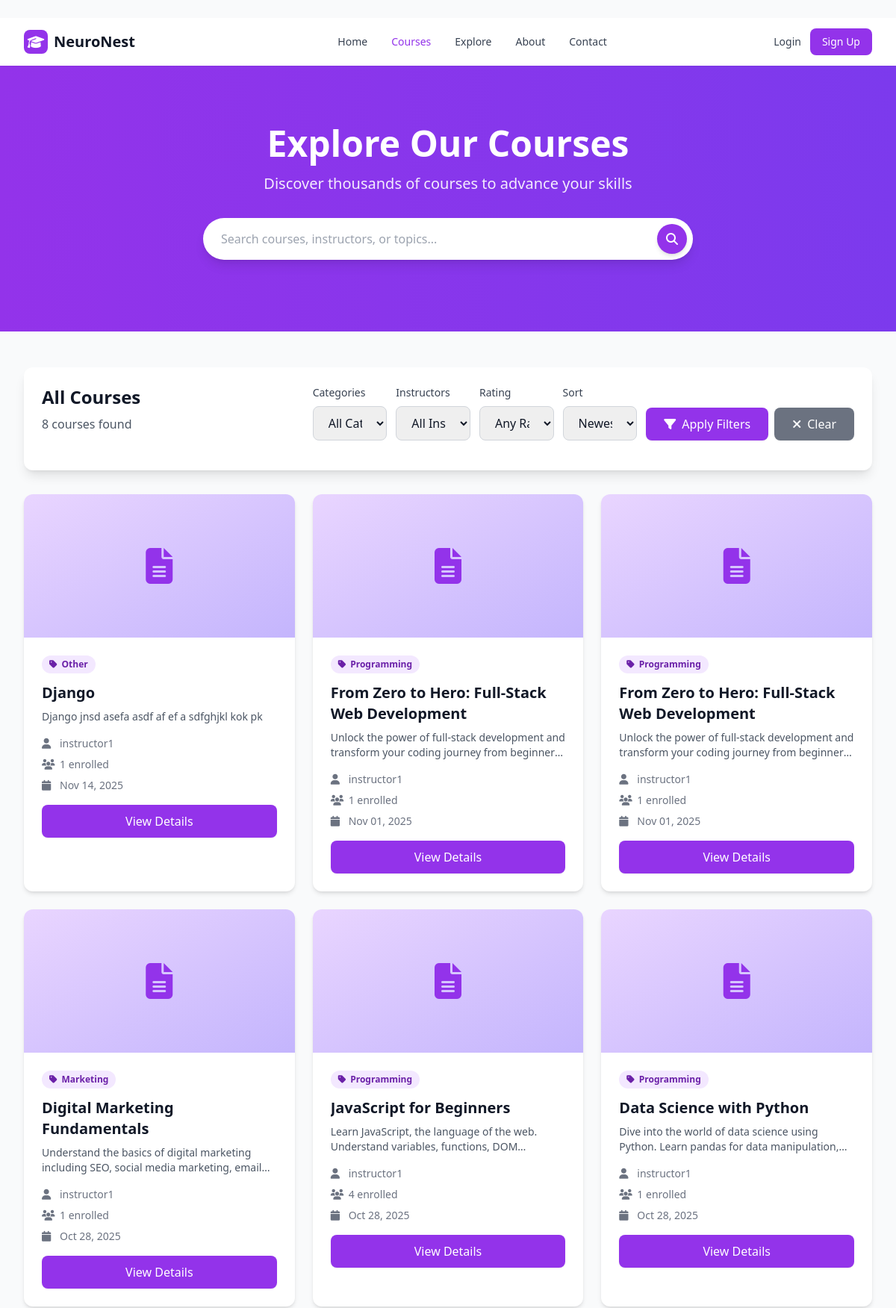
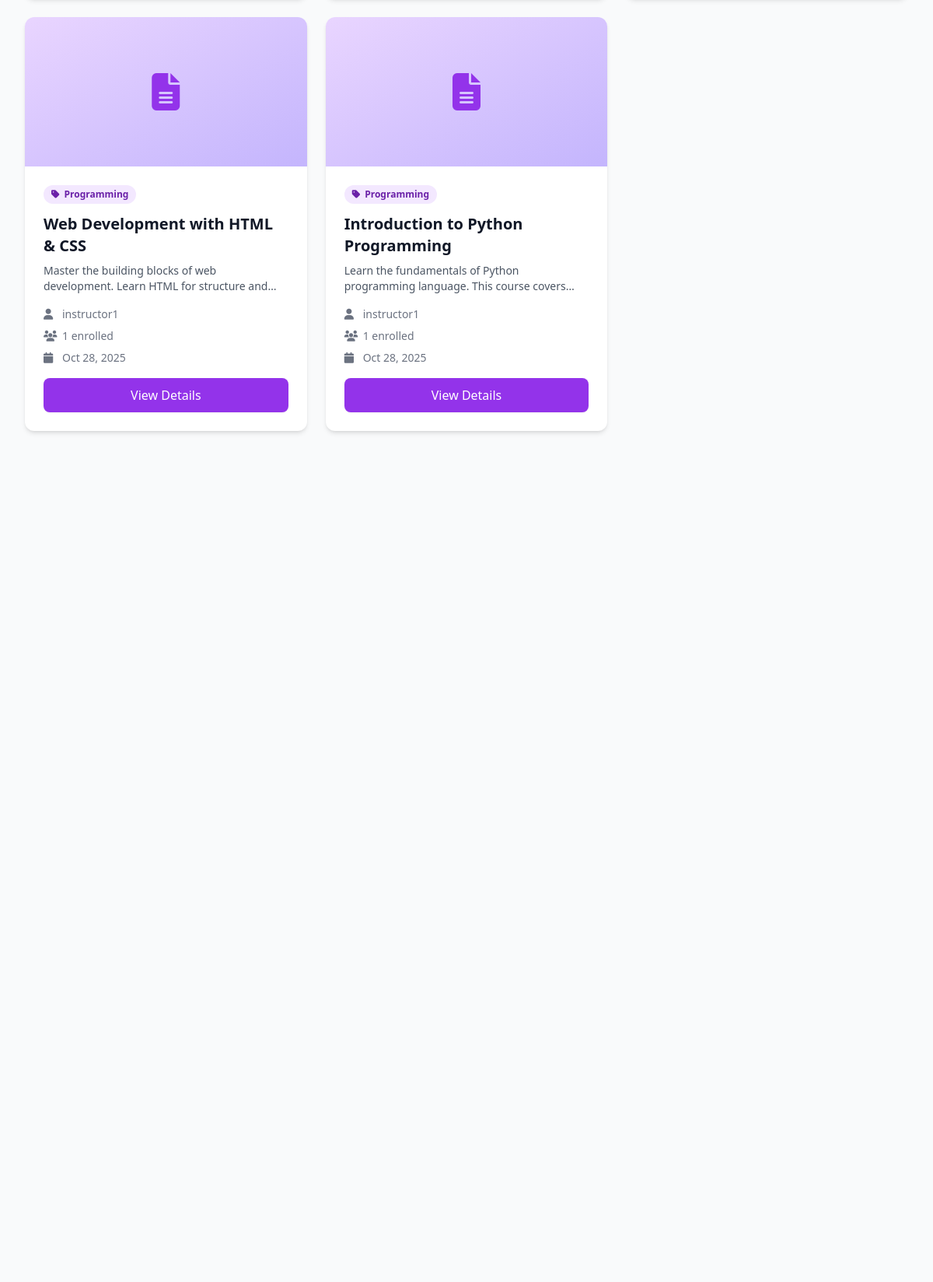
Page /courses/ (upper part) on the committed database (2 pictures, top to bottom).
### courses/models.py (models this page shows, shortened)
class Course(models.Model):
    CATEGORY_CHOICES = [
        ('programming', 'Programming'),
        ('design', 'Design'),
        ('business', 'Business'),
        ('data_science', 'Data Science'),
        ('marketing', 'Marketing'),
        ('photography', 'Photography'),
        ('music', 'Music'),
        ('language', 'Language'),
        ('health', 'Health & Fitness'),
        ('other', 'Other'),
    ]
    title = models.CharField(max_length=200)
    description = models.TextField(blank=True)
    instructor = models.ForeignKey(User, on_delete=models.CASCADE, limit_choices_to={'role': 'instructor'})
    category = models.CharField(max_length=50, choices=CATEGORY_CHOICES, default='other')
    created_at = models.DateTimeField(auto_now_add=True)

### users/models.py (models this page shows, shortened)
class CustomUser(AbstractUser):
    ROLE_CHOICES = (
        ('student', 'Student'),
        ('instructor', 'Instructor'),
        ('admin', 'Admin'),
    )
    role = models.CharField(max_length=20, choices=ROLE_CHOICES, default='student')

### courses/views.py (the view, shortened to what this page needs)
# urls.py: path('', views.course_list, name='course_list'),
def course_list(request):
    courses = Course.objects.all().annotate(
        enrollment_count=Count('enrollment'),
        avg_rating=Avg('progress__score')
    )
    search_query = request.GET.get('search', '')
    instructor_filter = request.GET.get('instructor', '')
    category_filter = request.GET.get('category', '')
    sort_by = request.GET.get('sort', 'newest')
    min_rating = request.GET.get('min_rating', '')
    if category_filter:
        courses = courses.filter(category=category_filter)
    if instructor_filter:
        courses = courses.filter(instructor__username__icontains=instructor_filter)
    if min_rating:
        try:
            min_rating_value = float(min_rating)
            courses = courses.filter(avg_rating__gte=min_rating_value)
        except (ValueError, TypeError):
            pass
    if sort_by == 'newest':
        courses = courses.order_by('-created_at')
    elif sort_by == 'oldest':
        courses = courses.order_by('created_at')
    elif sort_by == 'popular':
        courses = courses.order_by('-enrollment_count', '-created_at')
    elif sort_by == 'rating':
        courses = courses.order_by('-avg_rating', '-created_at')
    elif sort_by == 'title':
        courses = courses.order_by('title')
    elif sort_by == 'category':
        courses = courses.order_by('category', 'title')
    else:
        courses = courses.order_by('-created_at')
    instructors = User.objects.filter(role='instructor', course__isnull=False).distinct().order_by('username')
    categories_with_counts = Course.objects.values('category').annotate(
        count=Count('id'),
        category_display=Case(
            *[When(category=choice[0], then=Value(choice[1])) for choice in Course.CATEGORY_CHOICES],
            default=Value('Other'),
            output_field=CharField()
        )
    ).order_by('category_display')
    paginator = Paginator(courses, 9)  # 9 courses per page
    page_number = request.GET.get('page')
    page_obj = paginator.get_page(page_number)
    context = {
        'page_obj': page_obj,
        'search_query': search_query,
        'instructor_filter': instructor_filter,
        'category_filter': category_filter,
        'sort_by': sort_by,
        'min_rating': min_rating,
        'total_courses': courses.count(),
        'instructors': instructors,
        'categories': categories_with_counts,
        'category_choices': Course.CATEGORY_CHOICES,
        'sort_options': [
            ('newest', 'Newest First'),
            ('oldest', 'Oldest First'),
            ('popular', 'Most Popular'),
            ('rating', 'Highest Rated'),
            ('title', 'Alphabetical'),
            ('category', 'By Category'),
        ]
    }
    return render(request, 'courses/course/course_list.html', context)

### courses/templates/courses/course/course_list.html (shortened to what this page needs)
﻿{% extends 'base/base.html' %}
{% block content %}
<div class="bg-gradient-to-r from-purple-600 to-violet-600 text-white py-12 sm:py-16 md:py-20">
    <div class="max-w-7xl mx-auto px-4 sm:px-6 lg:px-8">
        <div class="text-center">
            <h1 class="text-3xl sm:text-4xl md:text-5xl font-bold mb-3 sm:mb-4 px-2">Explore Our Courses</h1>
            <p class="text-base sm:text-lg md:text-xl mb-6 sm:mb-8 text-white/90 px-4">Discover thousands of courses to
                advance your skills</p>
            <form method="GET" class="max-w-2xl mx-auto px-2">
                <div class="relative">
                    <input type="text" name="search" value="{{ search_query }}"
                        placeholder="Search courses, instructors, or topics..."
                        class="w-full px-4 sm:px-6 py-3 sm:py-4 pr-12 sm:pr-14 text-gray-900 text-sm sm:text-base rounded-full focus:outline-none focus:ring-4 focus:ring-purple-300 shadow-lg">
                    <button type="submit"
                        class="absolute right-2 top-1/2 -translate-y-1/2 bg-purple-600 text-white w-9 h-9 sm:w-10 sm:h-10 rounded-full hover:bg-purple-700 transition-all duration-300 flex items-center justify-center shadow-md hover:shadow-xl transform hover:scale-110 active:scale-95">
                        <i class="fas fa-search text-sm sm:text-base"></i>
                    </button>
                </div>
            </form>
        </div>
    </div>
</div>
<div class="max-w-7xl mx-auto px-4 sm:px-6 lg:px-8 py-12">
    <div class="mb-8">
        <div class="bg-white dark:bg-gray-800 rounded-xl shadow-lg p-4 sm:p-6 mb-6">
            <div class="flex flex-col lg:flex-row lg:items-start lg:justify-between gap-4 sm:gap-6">
                <div class="flex-1 min-w-0">
                    <h2 class="text-xl sm:text-2xl font-bold text-gray-900 dark:text-white mb-2">
                        {% if search_query %}
                        Search Results for "{{ search_query }}"
                        {% else %}
                        All Courses
                        {% endif %}
                    </h2>
                    <p class="text-sm sm:text-base text-gray-600 dark:text-gray-300">
                        {{ total_courses }} course{{ total_courses|pluralize }} found
                    </p>
                </div>
                <div class="lg:w-2/3">
                    <form method="GET" class="space-y-4 md:space-y-0 md:flex md:items-end md:gap-3">
                        <div class="flex-1 min-w-0">
                            <label for="category"
                                class="block text-sm font-medium text-gray-700 dark:text-gray-300 mb-2">
                                Categories
                            </label>
                            <select name="category" id="category"
                                class="w-full px-4 py-2.5 border border-gray-300 dark:border-gray-600 rounded-lg focus:ring-2 focus:ring-purple-500 focus:border-purple-500 dark:bg-gray-700 dark:text-white transition-all duration-300">
                                <option value="">All Categories</option>
                            </select>
                        </div>
                        <div class="flex-1 min-w-0">
                            <label for="instructor"
                                class="block text-sm font-medium text-gray-700 dark:text-gray-300 mb-2">
                                Instructors
                            </label>
                            <select name="instructor" id="instructor"
                                class="w-full px-4 py-2.5 border border-gray-300 dark:border-gray-600 rounded-lg focus:ring-2 focus:ring-purple-500 focus:border-purple-500 dark:bg-gray-700 dark:text-white transition-all duration-300">
                                <option value="">All Instructors</option>
                            </select>
                        </div>
                        <div class="flex-1 min-w-0">
                            <label for="min_rating"
                                class="block text-sm font-medium text-gray-700 dark:text-gray-300 mb-2">
                                Rating
                            </label>
                            <select name="min_rating" id="min_rating"
                                class="w-full px-4 py-2.5 border border-gray-300 dark:border-gray-600 rounded-lg focus:ring-2 focus:ring-purple-500 focus:border-purple-500 dark:bg-gray-700 dark:text-white transition-all duration-300">
                                <option value="">Any Rating</option>
                            </select>
                        </div>
                        <div class="flex-1 min-w-0">
                            <label for="sort" class="block text-sm font-medium text-gray-700 dark:text-gray-300 mb-2">
                                Sort
                            </label>
                            <select name="sort" id="sort"
                                class="w-full px-4 py-2.5 border border-gray-300 dark:border-gray-600 rounded-lg focus:ring-2 focus:ring-purple-500 focus:border-purple-500 dark:bg-gray-700 dark:text-white transition-all duration-300">
                                {% for value, label in sort_options %}
                                <option value="{{ value }}">{{ label }}</option>
                                {% endfor %}
                            </select>
                        </div>
                        <div class="flex flex-col sm:flex-row gap-2">
                            <button type="submit"
                                class="bg-purple-600 text-white px-4 sm:px-6 py-2.5 rounded-lg hover:bg-purple-700 transition-all duration-300 shadow-sm hover:shadow-lg whitespace-nowrap transform hover:-translate-y-0.5 text-sm sm:text-base active:scale-95">
                                <i class="fas fa-filter mr-2"></i>Apply Filters
                            </button>
                            <a href="{% url 'courses:course_list' %}"
                                class="bg-gray-500 text-white px-4 sm:px-6 py-2.5 rounded-lg hover:bg-gray-600 transition-all duration-300 shadow-sm hover:shadow-lg text-center whitespace-nowrap transform hover:-translate-y-0.5 text-sm sm:text-base active:scale-95">
                                <i class="fas fa-times mr-2"></i>Clear
                            </a>
                        </div>
                    </form>
                </div>
            </div>
        </div>
    </div>
    {% if page_obj %}
    <div class="grid grid-cols-1 sm:grid-cols-2 lg:grid-cols-3 gap-4 sm:gap-6 mb-12">
        {% for course in page_obj %}
        <div
            class="bg-white dark:bg-gray-800 rounded-xl shadow-md overflow-hidden hover:shadow-2xl transition-all duration-300 transform hover:-translate-y-2">
            <div
                class="h-48 bg-gradient-to-br from-purple-200 to-violet-300 dark:from-purple-800 dark:to-violet-900 flex items-center justify-center">
                <i class="fas fa-file-alt text-purple-600 dark:text-purple-300 text-5xl"></i>
            </div>
            <div class="p-4 sm:p-6">
                <div class="mb-3">
                    <span
                        class="inline-flex items-center px-2.5 py-1 rounded-full text-xs font-semibold bg-purple-100 text-purple-800 dark:bg-purple-900 dark:text-purple-200">
                        <i class="fas fa-tag mr-1.5"></i>
                        {{ course.get_category_display }}
                    </span>
                </div>
                <h3 class="text-lg sm:text-xl font-bold text-gray-900 dark:text-white mb-2 line-clamp-2">{{ course.title }}</h3>
                <p class="text-gray-600 dark:text-gray-300 mb-4 line-clamp-2 text-sm">{{ course.description|truncatewords:15 }}
                </p>
                <div class="space-y-2 mb-4">
                    <div class="flex items-center text-xs sm:text-sm text-gray-500 dark:text-gray-400">
                        <i class="fas fa-user mr-2 w-4 flex-shrink-0"></i>
                        <span class="truncate">{{ course.instructor.username }}</span>
                    </div>
                    <div class="flex items-center text-xs sm:text-sm text-gray-500 dark:text-gray-400">
                        <i class="fas fa-users mr-2 w-4 flex-shrink-0"></i>
                        <span>{{ course.enrollment_count }} enrolled</span>
                    </div>
                    <div class="flex items-center text-xs sm:text-sm text-gray-500 dark:text-gray-400">
                        <i class="fas fa-calendar mr-2 w-4 flex-shrink-0"></i>
                        <span>{{ course.created_at|date:"M d, Y" }}</span>
                    </div>
                </div>
                <a href="{% url 'courses:course_detail' course.id %}"
                    class="block w-full text-center bg-purple-600 text-white px-4 py-2.5 rounded-lg hover:bg-purple-700 transition-all duration-300 shadow-sm hover:shadow-md font-medium text-sm sm:text-base active:bg-purple-800">
                    View Details
                </a>
            </div>
        </div>
        {% endfor %}
    </div>
    {% endif %}
</div>
{% endblock %}

### elearning/static/elearning/css/custom.css (style rules this page uses)
.transition-colors { transition: background-color 0.2s ease, color 0.2s ease; }
* { scrollbar-width: thin; scrollbar-color: #9ca3af #f3f4f6; }
html { scroll-behavior: smooth; }

### elearning/templates/base/base.html (style rules this page uses)
button { -webkit-tap-highlight-color: transparent; user-select: none; }
html { scroll-behavior: smooth; }

### rows in the picture
Course: category "Other", title "Django", description "Django jnsd asefa asdf af ef a sdfghjkl kok pk", instructor.username "instructor1", enrollment_count "1", created_at "Nov 14, 2025"
Course: category "Programming", title "From Zero to Hero: Full-Stack Web Development", description "Unlock the power of full-stack development and transform your coding journey from…", instructor.username "instructor1", enrollment_count "1", created_at "Nov 01, 2025"
Course: category "Programming", title "From Zero to Hero: Full-Stack Web Development", description "Unlock the power of full-stack development and transform your coding journey from…", instructor.username "instructor1", enrollment_count "1", created_at "Nov 01, 2025"
Course: category "Marketing", title "Digital Marketing Fundamentals", description "Understand the basics of digital marketing including SEO, social media marketing,…", instructor.username "instructor1", enrollment_count "1", created_at "Oct 28, 2025"
Course: category "Programming", title "JavaScript for Beginners", description "Learn JavaScript, the language of the web. Understand variables, functions,…", instructor.username "instructor1", enrollment_count "4", created_at "Oct 28, 2025"
Course: category "Programming", title "Data Science with Python", description "Dive into the world of data science using Python. Learn pandas for data…", instructor.username "instructor1", enrollment_count "1", created_at "Oct 28, 2025"
Course: category "Programming", title "Web Development with HTML & CSS", description "Master the building blocks of web development. Learn HTML for structure…", instructor.username "instructor1", enrollment_count "1", created_at "Oct 28, 2025"
Course: category "Programming", title "Introduction to Python Programming", description "Learn the fundamentals of Python programming language. This course…", instructor.username "instructor1", enrollment_count "1", created_at "Oct 28, 2025"

### other values in the picture
{{ total_courses }} "8"
form field sort "Newest First"
